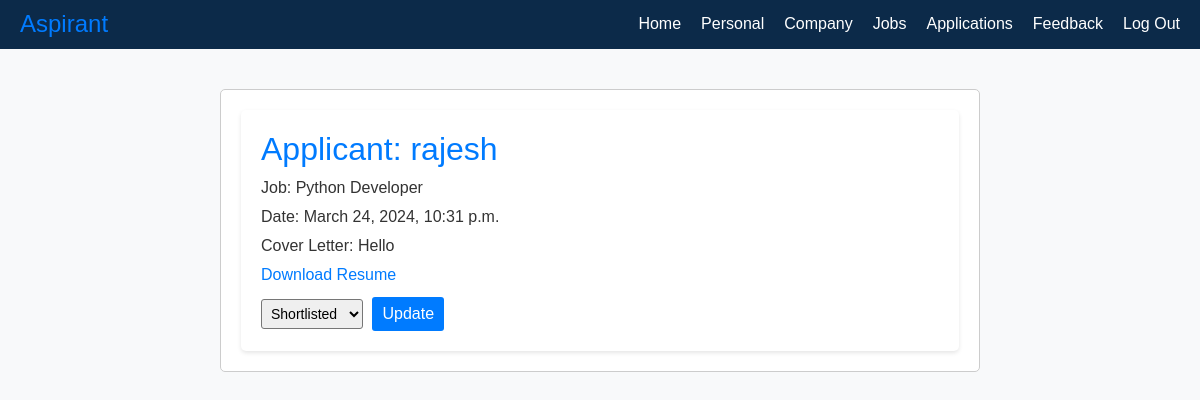
The page /recruiter_index/ (signed in) on the database as committed earlier.
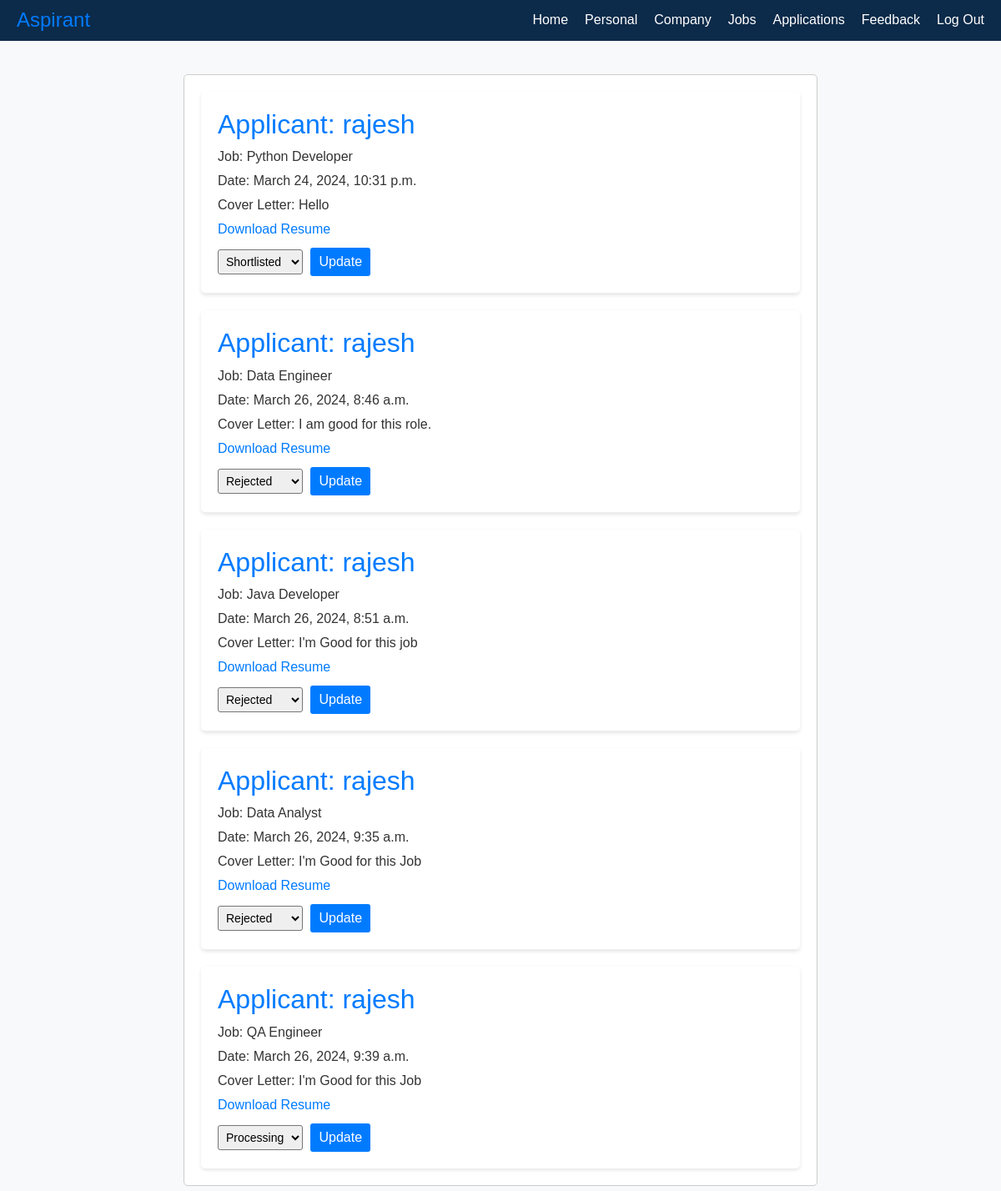
The same page on the database as committed later.
### job/models.py (models this page shows, shortened)
class Application(models.Model):
    STATUS_CHOICES = [
        ('processing', 'Processing'),
        ('shortlisted', 'Shortlisted'),
        ('rejected', 'Rejected'),
    ]
    user = models.ForeignKey(CustomUser, on_delete=models.CASCADE)
    job = models.ForeignKey(Job, on_delete=models.CASCADE)
    cover_letter = models.TextField()
    date = models.DateTimeField(auto_now_add=True)
    status = models.CharField(max_length=20, choices=STATUS_CHOICES, default='processing')

class CustomUser(AbstractUser):
    USER_TYPE_CHOICES = [
        ('admin', 'Admin'),
        ('recruiter', 'Recruiter'),
        ('job_seeker', 'Job Seeker'),
    ]
    user_type = models.CharField(max_length=20, choices=USER_TYPE_CHOICES, default='job_seeker')
    profile_picture = models.ImageField(upload_to='static/profile_pictures/', null=True, blank=True)
    groups = models.ManyToManyField(
        'auth.Group',
        related_name='customuser_set',  # Unique related_name
        blank=True,
        verbose_name='groups',
        help_text='The groups this user belongs to. A user will get all permissions granted to each of their groups.',
    )
    user_permissions = models.ManyToManyField(
        'auth.Permission',
        related_name='customuser_set',  # Unique related_name
        blank=True,
        verbose_name='user permissions',
        help_text='Specific permissions for this user.',
    )

class Job(models.Model):
    JOB_TYPE_CHOICES = [
        ('full_time', 'Full-time'),
        ('part_time', 'Part-time'),
        ('contract', 'Contract'),
        ('freelance', 'Freelance'),
        ('internship', 'Internship'),
        ('temporary', 'Temporary'),
    ]
    user = models.ForeignKey(CustomUser, on_delete=models.CASCADE)
    company = models.ForeignKey(Company, on_delete=models.CASCADE)
    title = models.CharField(max_length=255)
    description = models.TextField()
    required_qualifications = models.TextField()
    desired_qualifications = models.TextField()
    responsibilities = models.TextField()
    application_deadline = models.DateField()
    salary_min = models.DecimalField(max_digits=10, decimal_places=2)
    salary_max = models.DecimalField(max_digits=10, decimal_places=2)
    location = models.CharField(max_length=255)
    employment_type = models.CharField(max_length=20, choices=JOB_TYPE_CHOICES)
    company_benefits = models.TextField()
    how_to_apply = models.TextField()
    created_at = models.DateTimeField(auto_now_add=True)
    updated_at = models.DateTimeField(auto_now=True)

### job/views.py (the view)
# urls.py: path('recruiter_index/', recruiter_index, name='recruiter_index'),
@login_required
def recruiter_index(request):
    applications = Application.objects.filter(job__user=request.user)
    return render(request, 'recruiter_index.html', {'applications': applications})

### templates/recruiter_index.html (shortened to what this page needs)
{% load static %}
<!DOCTYPE html>
<html lang="en">
<head>
    <link rel="stylesheet" href="{% static 'styles.css' %}">
    <link rel="stylesheet" href="https://stackpath.bootstrapcdn.com/bootstrap/4.5.2/css/bootstrap.min.css">
</head>
<body>
    <div class="header">
        <h1>Aspirant</h1>
        <ul>
            <li><a href="{% url 'recruiter_index' %}">Home</a></li>
            <li><a href="{% url 'update_recruiter_details' %}">Personal</a></li>
            <li><a href="{% url 'add_company' %}">Company</a></li>
            <li><a href="{% url 'job_list' %}">Jobs</a></li>
            <li><a href="{% url 'application_list' %}">Applications</a></li>
            <li><a href="{% url 'recruiter_feedback' %}">Feedback</a></li>
            <li><a href="{% url 'logout' %}">Log Out</a></li>
        </ul>
    </div>
    <div class="container">
        <div class="application-list">
            {% for application in applications %}
            <div class="application">
                <h2>Applicant: {{ application.user.username }}</h2>
                <p>Job: {{ application.job.title }}</p>
                <p>Date: {{ application.date }}</p>
                <p>Cover Letter: {{ application.cover_letter }}</p>
                <a href="{{ application.user.resume.url }}" class="download-resume">Download Resume</a>
                <div class="status-dropdown">
                    <form method="post" action="{% url 'update_status' application.id %}">
                        <select name="status">
                            {% for status in application.STATUS_CHOICES %}
                                <option value="{{ status.0 }}" {% if application.status == status.0 %}selected{% endif %}>{{ status.1 }}</option>
                            {% endfor %}
                        </select>
                        <button type="submit">Update</button>
                    </form>
                </div>
            </div>
            {% endfor %}
        </div>
    </div>
</body>
</html>

Rows that differ between the two databases and show on the page:
added Application: user.username "rajesh", job "Data Engineer", date "March 26, 2024, 8:46 a.m.", cover_letter "I am good for this role.", status "Rejected"
added Application: user.username "rajesh", job "Java Developer", date "March 26, 2024, 8:51 a.m.", cover_letter "I'm Good for this job", status "Rejected"
added Application: user.username "rajesh", job "Data Analyst", date "March 26, 2024, 9:35 a.m.", cover_letter "I'm Good for this Job", status "Rejected"
added Application: user.username "rajesh", job "QA Engineer", date "March 26, 2024, 9:39 a.m.", cover_letter "I'm Good for this Job", status "Processing"
